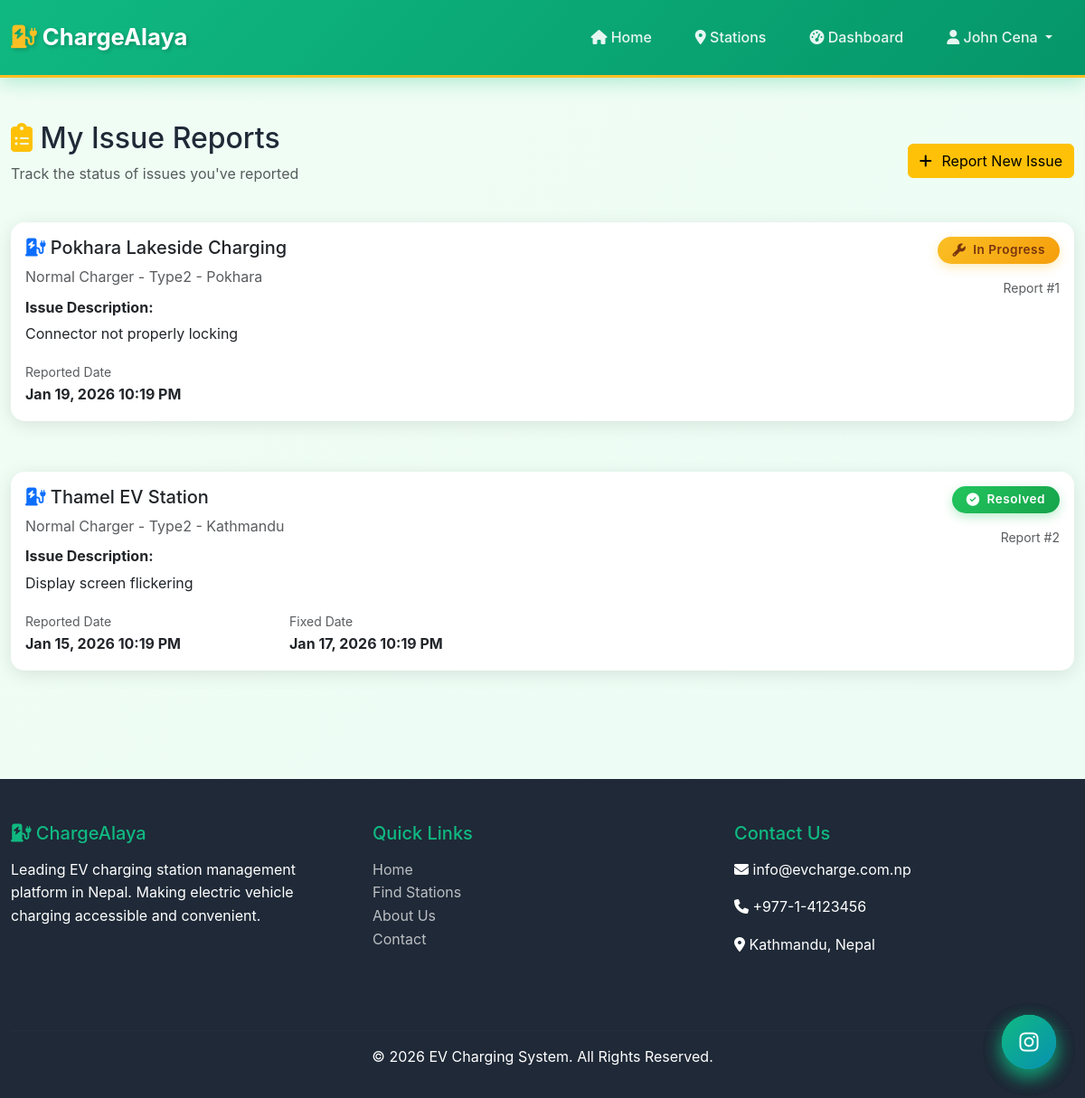
The app's page /user/my_reports.php (signed in) with its own data.
### tables this page shows
CREATE TABLE `maintenance` (
  `maintenance_id` int(11) NOT NULL,
  `charger_id` int(11) NOT NULL,
  `reported_by` int(11) NOT NULL,
  `issue_description` text DEFAULT NULL,
  `reported_date` datetime DEFAULT current_timestamp(),
  `fixed_date` datetime DEFAULT NULL,
  `status` enum('open','in_progress','resolved') DEFAULT 'open'
);

CREATE TABLE `charging_stations` (
  `station_id` int(11) NOT NULL,
  `station_name` varchar(200) NOT NULL,
  `user_id` int(11) NOT NULL,
  `address` text NOT NULL,
  `city` varchar(100) DEFAULT NULL,
  `province` varchar(100) DEFAULT NULL,
  `latitude` decimal(10,8) DEFAULT NULL,
  `longitude` decimal(11,8) DEFAULT NULL,
  `operating_hours` varchar(100) DEFAULT NULL,
  `status` enum('online','offline','under_maintenance') DEFAULT 'online'
);

CREATE TABLE `chargers` (
  `charger_id` int(11) NOT NULL,
  `station_id` int(11) NOT NULL,
  `charger_type` enum('fast','normal') NOT NULL,
  `max_power_kw` decimal(6,2) NOT NULL,
  `connector_type` varchar(50) DEFAULT NULL,
  `status` enum('available','in_use','maintenance') DEFAULT 'available'
);

### partials/functions.php (called while the page is built, shortened)
<?php
function formatDateTime($datetime) {
    return date('M d, Y h:i A', strtotime($datetime));
}
?>

### user/my_reports.php (the view, shortened to what this page needs)
<?php
include '../partials/header.php';
$db = new Database();
$conn = $db->connect();
$user_id = $_SESSION['user_id'];
$query = "SELECT m.*, c.charger_type, c.connector_type, cs.station_name, cs.city,
          reporter.first_name as reporter_first, reporter.last_name as reporter_last
          FROM maintenance m
          JOIN chargers c ON m.charger_id = c.charger_id
          JOIN charging_stations cs ON c.station_id = cs.station_id
          JOIN users reporter ON m.reported_by = reporter.user_id
          WHERE m.reported_by = $user_id
          ORDER BY m.reported_date DESC";
$reports = $conn->query($query);
?>
<div class="container my-5">
    <div class="d-flex justify-content-between align-items-center mb-4">
        <div>
            <h2><i class="fas fa-clipboard-list text-warning"></i> My Issue Reports</h2>
            <p class="text-muted">Track the status of issues you've reported</p>
        </div>
        <a href="report_issue.php" class="btn btn-warning">
            <i class="fas fa-plus"></i> Report New Issue
        </a>
    </div>
    <?php if ($reports->num_rows > 0): ?>
        <div class="row">
            <?php while ($report = $reports->fetch_assoc()): ?>
                <div class="col-md-12 mb-4">
                    <div class="card">
                        <div class="card-body">
                            <div class="row">
                                <div class="col-md-9">
                                    <h5>
                                        <i class="fas fa-charging-station text-primary"></i>
                                        <?php echo htmlspecialchars($report['station_name']); ?>
                                    </h5>
                                    <p class="text-muted mb-2">
                                        <?php echo ucfirst($report['charger_type']); ?> Charger -
                                        <?php echo htmlspecialchars($report['connector_type']); ?> -
                                        <?php echo htmlspecialchars($report['city']); ?>
                                    </p>
                                    <div class="mb-2">
                                        <strong>Issue Description:</strong><br>
                                        <p class="mt-1"><?php echo nl2br(htmlspecialchars($report['issue_description'])); ?></p>
                                    </div>
                                    <div class="row mt-3">
                                        <div class="col-md-4">
                                            <small class="text-muted">Reported Date</small><br>
                                            <strong><?php echo formatDateTime($report['reported_date']); ?></strong>
                                        </div>
                                        <?php if ($report['fixed_date']): ?>
                                            <div class="col-md-4">
                                                <small class="text-muted">Fixed Date</small><br>
                                                <strong><?php echo formatDateTime($report['fixed_date']); ?></strong>
                                            </div>
                                        <?php endif; ?>
                                    </div>
                                </div>
                                <div class="col-md-3 text-end">
                                    <?php
                                    $status_class = '';
                                    $status_icon = '';
                                    switch($report['status']) {
                                        case 'in_progress':
                                            $status_class = 'bg-warning';
                                            $status_icon = 'wrench';
                                            break;
                                        case 'resolved':
                                            $status_class = 'bg-success';
                                            $status_icon = 'check-circle';
                                            break;
                                    }
                                    ?>
                                    <span class="badge <?php echo $status_class; ?> mb-3">
                                        <i class="fas fa-<?php echo $status_icon; ?>"></i>
                                        <?php echo ucwords(str_replace('_', ' ', $report['status'])); ?>
                                    </span>
                                    <div class="small text-muted">
                                        Report #<?php echo $report['maintenance_id']; ?>
                                    </div>
                                </div>
                            </div>
                        </div>
                    </div>
                </div>
            <?php endwhile; ?>
        </div>
    <?php endif; ?>
</div>
<?php
include '../partials/footer.php';
?>

### assets/css/main.css (style rules this page uses)
:root { --primary-color: #10b981; --primary-dark: #059669; --primary-light: #34d399; --secondary-color: #3b82f6; --accent-blue: #0ea5e9; --accent-cyan: #06b6d4; --danger-color: #ef4444; --warning-color: #f59e0b; --success-color: #10b981; --info-color: #3b82f6; --dark-color: #1f2937; --darker-color: #111827; --light-color: #f9fafb; --gray-color: #6b7280; --gray-light: #e5e7eb; --border-color: #d1d5db; --electric-blue: #0891b2; --battery-green: #22c55e; --charging-yellow: #fbbf24; --shadow-sm: 0 1px 2px 0 rgba(0, 0, 0, 0.05); --shadow-md: 0 4px 6px -1px rgba(0, 0, 0, 0.1); --shadow-lg: 0 10px 15px -3px rgba(0, 0, 0, 0.1); --shadow-xl: 0 20px 25px -5px rgba(0, 0, 0, 0.1); }
* { margin: 0; padding: 0; box-sizing: border-box; }
body { font-family: 'Inter', 'Segoe UI', Tahoma, Geneva, Verdana, sans-serif; line-height: 1.6; color: #1f2937; background: linear-gradient(135deg, #f0fdf4 0%, #ecfdf5 100%); min-height: 100vh; }
html { scroll-behavior: smooth; }
.container { max-width: 1200px; }
.card { border: none; border-radius: 15px; box-shadow: 0 5px 15px rgba(0,0,0,0.08); transition: all 0.3s ease; margin-bottom: 2rem; }
.badge { padding: 0.5rem 1rem; border-radius: 50px; font-weight: 600; font-size: 0.85rem; display: inline-flex; align-items: center; gap: 0.5rem; }
.badge i { font-size: 0.9rem; }
.bg-success { background: linear-gradient(135deg, #22c55e 0%, #16a34a 100%) !important; box-shadow: 0 4px 12px rgba(34, 197, 94, 0.3); }
.bg-warning { background: linear-gradient(135deg, #fbbf24 0%, #f59e0b 100%) !important; box-shadow: 0 4px 12px rgba(251, 191, 36, 0.3); color: #78350f !important; }
.badge { animation: bounceIn 0.5s ease-out; font-weight: 600; padding: 0.5rem 1rem; letter-spacing: 0.5px; }
.card { transition: all 0.4s cubic-bezier(0.175, 0.885, 0.32, 1.275); border: none; animation: fadeInScale 0.6s ease-out; }
.btn i.fas, .btn i.far { margin-right: 0.4rem; }

### assets/css/view_receipt.css (style rules this page uses)
@media screen { .card { box-shadow: 0 4px 20px rgba(0,0,0,0.1); } }

### records on screen
maintenance: charging_stations.station_name "Pokhara Lakeside Charging", charger.charger_type "Normal", charger.connector_type "Type2", charging_stations.city "Pokhara", issue_description "Connector not properly locking", reported_date "Jan 19, 2026 10:19 PM", status "In Progress", maintenance_id "1"
maintenance: charging_stations.station_name "Thamel EV Station", charger.charger_type "Normal", charger.connector_type "Type2", charging_stations.city "Kathmandu", issue_description "Display screen flickering", reported_date "Jan 15, 2026 10:19 PM", fixed_date "Jan 17, 2026 10:19 PM", status "Resolved", maintenance_id "2"

### other values on screen
$_SESSION['name'] "John Cena"
